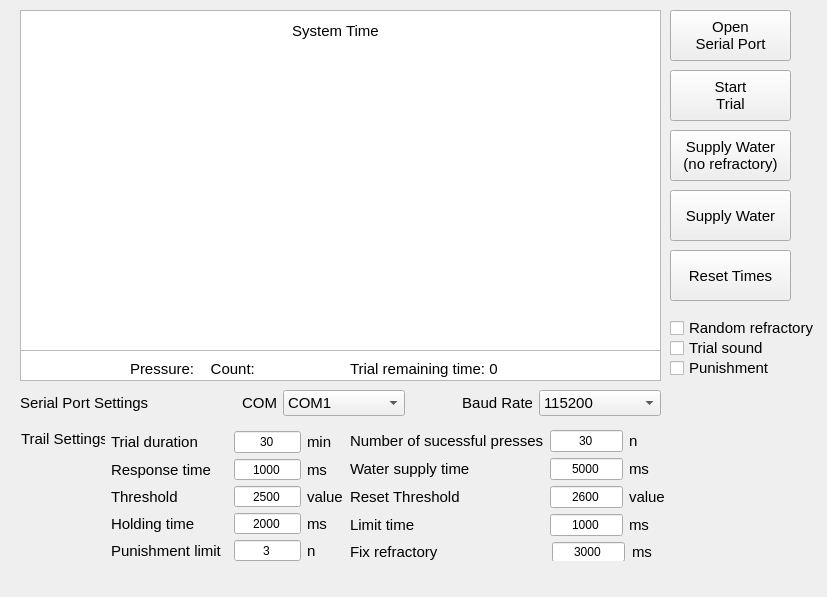
<?xml version="1.0" encoding="UTF-8"?>
<ui version="4.0">
 <class>Widget</class>
 <widget class="QWidget" name="Widget">
  <property name="geometry">
   <rect>
    <x>0</x>
    <y>0</y>
    <width>827</width>
    <height>597</height>
   </rect>
  </property>
  <property name="minimumSize">
   <size>
    <width>827</width>
    <height>597</height>
   </size>
  </property>
  <property name="windowTitle">
   <string>Pressure Lever</string>
  </property>
  <widget class="QPushButton" name="openPort_Button">
   <property name="geometry">
    <rect>
     <x>670</x>
     <y>10</y>
     <width>121</width>
     <height>51</height>
    </rect>
   </property>
   <property name="font">
    <font>
     <family>Arial</family>
     <pointsize>11</pointsize>
    </font>
   </property>
   <property name="text">
    <string>Open
Serial Port</string>
   </property>
  </widget>
  <widget class="QPushButton" name="pushButton_StartTest">
   <property name="geometry">
    <rect>
     <x>670</x>
     <y>70</y>
     <width>121</width>
     <height>51</height>
    </rect>
   </property>
   <property name="font">
    <font>
     <family>Arial</family>
     <pointsize>11</pointsize>
    </font>
   </property>
   <property name="text">
    <string>Start
Trial</string>
   </property>
  </widget>
  <widget class="QGraphicsView" name="graphicsView">
   <property name="geometry">
    <rect>
     <x>20</x>
     <y>10</y>
     <width>641</width>
     <height>371</height>
    </rect>
   </property>
   <property name="font">
    <font>
     <family>Arial</family>
    </font>
   </property>
  </widget>
  <widget class="QCheckBox" name="checkBox_RandomRefractory">
   <property name="geometry">
    <rect>
     <x>670</x>
     <y>320</y>
     <width>151</width>
     <height>16</height>
    </rect>
   </property>
   <property name="font">
    <font>
     <family>Arial</family>
     <pointsize>11</pointsize>
    </font>
   </property>
   <property name="text">
    <string>Random refractory </string>
   </property>
  </widget>
  <widget class="QCheckBox" name="checkBox_CloseSound">
   <property name="geometry">
    <rect>
     <x>670</x>
     <y>340</y>
     <width>151</width>
     <height>16</height>
    </rect>
   </property>
   <property name="font">
    <font>
     <family>Arial</family>
     <pointsize>11</pointsize>
    </font>
   </property>
   <property name="text">
    <string>Trial sound</string>
   </property>
  </widget>
  <widget class="QCheckBox" name="checkBox_Punishment">
   <property name="geometry">
    <rect>
     <x>670</x>
     <y>360</y>
     <width>151</width>
     <height>16</height>
    </rect>
   </property>
   <property name="font">
    <font>
     <family>Arial</family>
     <pointsize>11</pointsize>
    </font>
   </property>
   <property name="text">
    <string>Punishment</string>
   </property>
  </widget>
  <widget class="QPushButton" name="pushButton_GiveWater_noRe">
   <property name="geometry">
    <rect>
     <x>670</x>
     <y>130</y>
     <width>121</width>
     <height>51</height>
    </rect>
   </property>
   <property name="font">
    <font>
     <family>Arial</family>
     <pointsize>11</pointsize>
    </font>
   </property>
   <property name="text">
    <string>Supply Water
(no refractory)</string>
   </property>
  </widget>
  <widget class="QPushButton" name="pushButton_GiveWater">
   <property name="geometry">
    <rect>
     <x>670</x>
     <y>190</y>
     <width>121</width>
     <height>51</height>
    </rect>
   </property>
   <property name="font">
    <font>
     <family>Arial</family>
     <pointsize>11</pointsize>
    </font>
   </property>
   <property name="text">
    <string>Supply Water</string>
   </property>
  </widget>
  <widget class="QPushButton" name="pushButton_Clean">
   <property name="geometry">
    <rect>
     <x>670</x>
     <y>250</y>
     <width>121</width>
     <height>51</height>
    </rect>
   </property>
   <property name="font">
    <font>
     <family>Arial</family>
     <pointsize>11</pointsize>
    </font>
   </property>
   <property name="text">
    <string>Reset Times</string>
   </property>
  </widget>
  <widget class="QLabel" name="label_28">
   <property name="geometry">
    <rect>
     <x>130</x>
     <y>360</y>
     <width>161</width>
     <height>21</height>
    </rect>
   </property>
   <property name="font">
    <font>
     <family>Arial</family>
     <pointsize>11</pointsize>
    </font>
   </property>
   <property name="text">
    <string>Pressure:    Count:</string>
   </property>
   <property name="alignment">
    <set>Qt::AlignLeading|Qt::AlignLeft|Qt::AlignTop</set>
   </property>
  </widget>
  <widget class="QWidget" name="layoutWidget">
   <property name="geometry">
    <rect>
     <x>20</x>
     <y>390</y>
     <width>641</width>
     <height>26</height>
    </rect>
   </property>
   <property name="font">
    <font>
     <family>Arial</family>
    </font>
   </property>
   <layout class="QHBoxLayout" name="horizontalLayout">
    <item>
     <widget class="QLabel" name="SerialPortSettings">
      <property name="font">
       <font>
        <family>Arial</family>
        <pointsize>11</pointsize>
       </font>
      </property>
      <property name="text">
       <string>Serial Port Settings</string>
      </property>
     </widget>
    </item>
    <item>
     <widget class="QLabel" name="label_2">
      <property name="font">
       <font>
        <family>Arial</family>
        <pointsize>11</pointsize>
       </font>
      </property>
      <property name="text">
       <string>COM</string>
      </property>
      <property name="alignment">
       <set>Qt::AlignRight|Qt::AlignTrailing|Qt::AlignVCenter</set>
      </property>
     </widget>
    </item>
    <item>
     <widget class="QComboBox" name="comboBox_com">
      <property name="font">
       <font>
        <family>Arial</family>
        <pointsize>11</pointsize>
       </font>
      </property>
      <property name="toolTipDuration">
       <number>5</number>
      </property>
      <item>
       <property name="text">
        <string>COM1</string>
       </property>
      </item>
      <item>
       <property name="text">
        <string>COM2</string>
       </property>
      </item>
      <item>
       <property name="text">
        <string>COM3</string>
       </property>
      </item>
      <item>
       <property name="text">
        <string>COM4</string>
       </property>
      </item>
      <item>
       <property name="text">
        <string>COM5</string>
       </property>
      </item>
      <item>
       <property name="text">
        <string>COM6</string>
       </property>
      </item>
      <item>
       <property name="text">
        <string>COM7</string>
       </property>
      </item>
      <item>
       <property name="text">
        <string>COM8</string>
       </property>
      </item>
      <item>
       <property name="text">
        <string>COM9</string>
       </property>
      </item>
      <item>
       <property name="text">
        <string>COM10</string>
       </property>
      </item>
     </widget>
    </item>
    <item>
     <widget class="QLabel" name="label_3">
      <property name="font">
       <font>
        <family>Arial</family>
        <pointsize>11</pointsize>
       </font>
      </property>
      <property name="text">
       <string>Baud Rate</string>
      </property>
      <property name="alignment">
       <set>Qt::AlignRight|Qt::AlignTrailing|Qt::AlignVCenter</set>
      </property>
     </widget>
    </item>
    <item>
     <widget class="QComboBox" name="comboBox_baud">
      <property name="font">
       <font>
        <family>Arial</family>
        <pointsize>11</pointsize>
       </font>
      </property>
      <item>
       <property name="text">
        <string>115200</string>
       </property>
      </item>
      <item>
       <property name="text">
        <string>1200</string>
       </property>
      </item>
      <item>
       <property name="text">
        <string>19200</string>
       </property>
      </item>
      <item>
       <property name="text">
        <string>2400</string>
       </property>
      </item>
      <item>
       <property name="text">
        <string>300</string>
       </property>
      </item>
      <item>
       <property name="text">
        <string>38400</string>
       </property>
      </item>
      <item>
       <property name="text">
        <string>430000</string>
       </property>
      </item>
      <item>
       <property name="text">
        <string>4800</string>
       </property>
      </item>
      <item>
       <property name="text">
        <string>56000</string>
       </property>
      </item>
      <item>
       <property name="text">
        <string>57600</string>
       </property>
      </item>
     </widget>
    </item>
   </layout>
  </widget>
  <widget class="QTextEdit" name="textEdit_Result">
   <property name="geometry">
    <rect>
     <x>20</x>
     <y>350</y>
     <width>641</width>
     <height>31</height>
    </rect>
   </property>
   <property name="font">
    <font>
     <family>Arial</family>
    </font>
   </property>
  </widget>
  <widget class="QChartView" name="widget_plot" native="true">
   <property name="geometry">
    <rect>
     <x>40</x>
     <y>40</y>
     <width>600</width>
     <height>300</height>
    </rect>
   </property>
   <property name="sizePolicy">
    <sizepolicy hsizetype="Minimum" vsizetype="Minimum">
     <horstretch>0</horstretch>
     <verstretch>0</verstretch>
    </sizepolicy>
   </property>
   <property name="minimumSize">
    <size>
     <width>600</width>
     <height>300</height>
    </size>
   </property>
   <property name="font">
    <font>
     <family>Arial</family>
    </font>
   </property>
  </widget>
  <widget class="QLabel" name="label_CurrentTime">
   <property name="geometry">
    <rect>
     <x>180</x>
     <y>20</y>
     <width>311</width>
     <height>21</height>
    </rect>
   </property>
   <property name="font">
    <font>
     <family>Arial</family>
     <pointsize>11</pointsize>
    </font>
   </property>
   <property name="text">
    <string>System Time</string>
   </property>
   <property name="alignment">
    <set>Qt::AlignCenter</set>
   </property>
  </widget>
  <widget class="QLabel" name="label_RemainTime">
   <property name="geometry">
    <rect>
     <x>350</x>
     <y>360</y>
     <width>311</width>
     <height>21</height>
    </rect>
   </property>
   <property name="font">
    <font>
     <family>Arial</family>
     <pointsize>11</pointsize>
    </font>
   </property>
   <property name="text">
    <string>Trial remaining time: 0</string>
   </property>
   <property name="alignment">
    <set>Qt::AlignLeading|Qt::AlignLeft|Qt::AlignTop</set>
   </property>
  </widget>
  <widget class="QLabel" name="label_41">
   <property name="geometry">
    <rect>
     <x>21</x>
     <y>431</y>
     <width>84</width>
     <height>16</height>
    </rect>
   </property>
   <property name="font">
    <font>
     <family>Arial</family>
     <pointsize>11</pointsize>
    </font>
   </property>
   <property name="text">
    <string>Trail Settings</string>
   </property>
  </widget>
  <widget class="QWidget" name="layoutWidget">
   <property name="geometry">
    <rect>
     <x>111</x>
     <y>431</y>
     <width>232</width>
     <height>131</height>
    </rect>
   </property>
   <property name="font">
    <font>
     <family>Arial</family>
    </font>
   </property>
   <layout class="QGridLayout" name="gridLayout_2">
    <item row="1" column="5">
     <widget class="QLabel" name="label_61">
      <property name="font">
       <font>
        <family>Arial</family>
        <pointsize>11</pointsize>
       </font>
      </property>
      <property name="text">
       <string>ms</string>
      </property>
     </widget>
    </item>
    <item row="4" column="4">
     <widget class="QLineEdit" name="lineEdit_Trigger">
      <property name="font">
       <font>
        <family>Arial</family>
       </font>
      </property>
      <property name="text">
       <string>2000</string>
      </property>
      <property name="alignment">
       <set>Qt::AlignCenter</set>
      </property>
     </widget>
    </item>
    <item row="6" column="0" colspan="2">
     <widget class="QLabel" name="label_14">
      <property name="font">
       <font>
        <family>Arial</family>
        <pointsize>11</pointsize>
       </font>
      </property>
      <property name="text">
       <string>Punishment limit</string>
      </property>
     </widget>
    </item>
    <item row="0" column="4">
     <widget class="QLineEdit" name="lineEdit_SessionTime">
      <property name="font">
       <font>
        <family>Arial</family>
       </font>
      </property>
      <property name="text">
       <string>30</string>
      </property>
      <property name="alignment">
       <set>Qt::AlignCenter</set>
      </property>
     </widget>
    </item>
    <item row="4" column="5">
     <widget class="QLabel" name="label_101">
      <property name="font">
       <font>
        <family>Arial</family>
        <pointsize>11</pointsize>
       </font>
      </property>
      <property name="text">
       <string>ms</string>
      </property>
     </widget>
    </item>
    <item row="1" column="4">
     <widget class="QLineEdit" name="lineEdit_ResponseTime">
      <property name="font">
       <font>
        <family>Arial</family>
       </font>
      </property>
      <property name="text">
       <string>1000</string>
      </property>
      <property name="alignment">
       <set>Qt::AlignCenter</set>
      </property>
     </widget>
    </item>
    <item row="4" column="0" colspan="3">
     <widget class="QLabel" name="label_6">
      <property name="font">
       <font>
        <family>Arial</family>
        <pointsize>11</pointsize>
       </font>
      </property>
      <property name="text">
       <string>Holding time</string>
      </property>
     </widget>
    </item>
    <item row="3" column="0" colspan="3">
     <widget class="QLabel" name="label_4">
      <property name="font">
       <font>
        <family>Arial</family>
        <pointsize>11</pointsize>
       </font>
      </property>
      <property name="text">
       <string>Threshold</string>
      </property>
     </widget>
    </item>
    <item row="1" column="0">
     <widget class="QLabel" name="label_10">
      <property name="font">
       <font>
        <family>Arial</family>
        <pointsize>11</pointsize>
       </font>
      </property>
      <property name="text">
       <string>Response time</string>
      </property>
     </widget>
    </item>
    <item row="0" column="0">
     <widget class="QLabel" name="label_8">
      <property name="font">
       <font>
        <family>Arial</family>
        <pointsize>11</pointsize>
       </font>
      </property>
      <property name="text">
       <string>Trial duration</string>
      </property>
     </widget>
    </item>
    <item row="3" column="4">
     <widget class="QLineEdit" name="lineEdit_ThresholdTime">
      <property name="font">
       <font>
        <family>Arial</family>
       </font>
      </property>
      <property name="text">
       <string>2500</string>
      </property>
      <property name="alignment">
       <set>Qt::AlignCenter</set>
      </property>
     </widget>
    </item>
    <item row="3" column="5">
     <widget class="QLabel" name="label_81">
      <property name="font">
       <font>
        <family>Arial</family>
        <pointsize>11</pointsize>
       </font>
      </property>
      <property name="text">
       <string>value</string>
      </property>
     </widget>
    </item>
    <item row="0" column="5">
     <widget class="QLabel" name="label_121">
      <property name="font">
       <font>
        <family>Arial</family>
        <pointsize>11</pointsize>
       </font>
      </property>
      <property name="text">
       <string>min</string>
      </property>
     </widget>
    </item>
    <item row="6" column="5">
     <widget class="QLabel" name="label_221">
      <property name="font">
       <font>
        <family>Arial</family>
        <pointsize>11</pointsize>
       </font>
      </property>
      <property name="text">
       <string>n</string>
      </property>
     </widget>
    </item>
    <item row="6" column="4">
     <widget class="QLineEdit" name="lineEdit_PunishmentNum">
      <property name="font">
       <font>
        <family>Arial</family>
       </font>
      </property>
      <property name="text">
       <string>3</string>
      </property>
      <property name="alignment">
       <set>Qt::AlignCenter</set>
      </property>
     </widget>
    </item>
   </layout>
  </widget>
  <widget class="QWidget" name="layoutWidget">
   <property name="geometry">
    <rect>
     <x>350</x>
     <y>430</y>
     <width>381</width>
     <height>131</height>
    </rect>
   </property>
   <property name="font">
    <font>
     <family>Arial</family>
    </font>
   </property>
   <layout class="QGridLayout" name="gridLayout_3">
    <item row="0" column="2">
     <spacer name="horizontalSpacer">
      <property name="font">
       <font>
        <family>Arial</family>
       </font>
      </property>
      <property name="orientation">
       <enum>Qt::Horizontal</enum>
      </property>
      <property name="sizeType">
       <enum>QSizePolicy::Minimum</enum>
      </property>
      <property name="sizeHint" stdset="0">
       <size>
        <width>60</width>
        <height>20</height>
       </size>
      </property>
     </spacer>
    </item>
    <item row="0" column="0" colspan="2">
     <layout class="QGridLayout" name="gridLayout">
      <item row="3" column="2">
       <widget class="QLabel" name="label_15">
        <property name="font">
         <font>
          <family>Arial</family>
          <pointsize>11</pointsize>
         </font>
        </property>
        <property name="text">
         <string>ms</string>
        </property>
       </widget>
      </item>
      <item row="0" column="1">
       <widget class="QLineEdit" name="lineEdit_PressCount">
        <property name="font">
         <font>
          <family>Arial</family>
         </font>
        </property>
        <property name="text">
         <string>30</string>
        </property>
        <property name="alignment">
         <set>Qt::AlignCenter</set>
        </property>
       </widget>
      </item>
      <item row="2" column="1">
       <widget class="QLineEdit" name="lineEdit_ResetThres">
        <property name="font">
         <font>
          <family>Arial</family>
         </font>
        </property>
        <property name="text">
         <string>2600</string>
        </property>
        <property name="alignment">
         <set>Qt::AlignCenter</set>
        </property>
       </widget>
      </item>
      <item row="0" column="2">
       <widget class="QLabel" name="label_141">
        <property name="font">
         <font>
          <family>Arial</family>
          <pointsize>11</pointsize>
         </font>
        </property>
        <property name="text">
         <string>n</string>
        </property>
       </widget>
      </item>
      <item row="3" column="1">
       <widget class="QLineEdit" name="lineEdit_HoldThres">
        <property name="font">
         <font>
          <family>Arial</family>
         </font>
        </property>
        <property name="text">
         <string>1000</string>
        </property>
        <property name="alignment">
         <set>Qt::AlignCenter</set>
        </property>
       </widget>
      </item>
      <item row="1" column="1">
       <widget class="QLineEdit" name="lineEdit_WaterTime">
        <property name="font">
         <font>
          <family>Arial</family>
         </font>
        </property>
        <property name="text">
         <string>5000</string>
        </property>
        <property name="alignment">
         <set>Qt::AlignCenter</set>
        </property>
       </widget>
      </item>
      <item row="2" column="0">
       <widget class="QLabel" name="label_7">
        <property name="font">
         <font>
          <family>Arial</family>
          <pointsize>11</pointsize>
         </font>
        </property>
        <property name="text">
         <string>Reset Threshold</string>
        </property>
       </widget>
      </item>
      <item row="3" column="0">
       <widget class="QLabel" name="label_11">
        <property name="font">
         <font>
          <family>Arial</family>
          <pointsize>11</pointsize>
         </font>
        </property>
        <property name="text">
         <string>Limit time</string>
        </property>
       </widget>
      </item>
      <item row="0" column="0">
       <widget class="QLabel" name="label_9">
        <property name="font">
         <font>
          <family>Arial</family>
          <pointsize>11</pointsize>
         </font>
        </property>
        <property name="text">
         <string>Number of sucessful presses</string>
        </property>
       </widget>
      </item>
      <item row="1" column="2">
       <widget class="QLabel" name="label_201">
        <property name="font">
         <font>
          <family>Arial</family>
          <pointsize>11</pointsize>
         </font>
        </property>
        <property name="text">
         <string>ms</string>
        </property>
       </widget>
      </item>
      <item row="2" column="2">
       <widget class="QLabel" name="label_191">
        <property name="font">
         <font>
          <family>Arial</family>
          <pointsize>11</pointsize>
         </font>
        </property>
        <property name="text">
         <string>value</string>
        </property>
       </widget>
      </item>
      <item row="1" column="0">
       <widget class="QLabel" name="label">
        <property name="font">
         <font>
          <family>Arial</family>
          <pointsize>11</pointsize>
         </font>
        </property>
        <property name="text">
         <string>Water supply time</string>
        </property>
       </widget>
      </item>
     </layout>
    </item>
    <item row="1" column="0">
     <widget class="QLabel" name="label_12">
      <property name="sizePolicy">
       <sizepolicy hsizetype="Fixed" vsizetype="Preferred">
        <horstretch>0</horstretch>
        <verstretch>0</verstretch>
       </sizepolicy>
      </property>
      <property name="font">
       <font>
        <family>Arial</family>
        <pointsize>11</pointsize>
       </font>
      </property>
      <property name="text">
       <string>Fix refractory</string>
      </property>
     </widget>
    </item>
    <item row="1" column="1" colspan="2">
     <widget class="QStackedWidget" name="stackedWidget">
      <property name="font">
       <font>
        <family>Arial</family>
       </font>
      </property>
      <property name="currentIndex">
       <number>0</number>
      </property>
      <widget class="QWidget" name="page">
       <widget class="QLineEdit" name="lineEdit_Refractory">
        <property name="geometry">
         <rect>
          <x>108</x>
          <y>0</y>
          <width>73</width>
          <height>20</height>
         </rect>
        </property>
        <property name="font">
         <font>
          <family>Arial</family>
         </font>
        </property>
        <property name="text">
         <string>3000</string>
        </property>
        <property name="alignment">
         <set>Qt::AlignCenter</set>
        </property>
       </widget>
       <widget class="QLabel" name="label_241">
        <property name="geometry">
         <rect>
          <x>188</x>
          <y>0</y>
          <width>34</width>
          <height>20</height>
         </rect>
        </property>
        <property name="font">
         <font>
          <family>Arial</family>
          <pointsize>11</pointsize>
         </font>
        </property>
        <property name="text">
         <string>ms</string>
        </property>
       </widget>
      </widget>
      <widget class="QWidget" name="page_2">
       <widget class="QWidget" name="layoutWidget">
        <property name="geometry">
         <rect>
          <x>0</x>
          <y>0</y>
          <width>381</width>
          <height>23</height>
         </rect>
        </property>
        <property name="font">
         <font>
          <family>Arial</family>
         </font>
        </property>
        <layout class="QHBoxLayout" name="horizontalLayout_3">
         <item>
          <widget class="QLabel" name="label_5">
           <property name="font">
            <font>
             <family>Arial</family>
             <pointsize>11</pointsize>
            </font>
           </property>
           <property name="text">
            <string>Max</string>
           </property>
          </widget>
         </item>
         <item>
          <widget class="QLineEdit" name="lineEdit_RandomRefractoryMax">
           <property name="sizePolicy">
            <sizepolicy hsizetype="Minimum" vsizetype="Fixed">
             <horstretch>0</horstretch>
             <verstretch>0</verstretch>
            </sizepolicy>
           </property>
           <property name="minimumSize">
            <size>
             <width>0</width>
             <height>0</height>
            </size>
           </property>
           <property name="font">
            <font>
             <family>Arial</family>
            </font>
           </property>
           <property name="text">
            <string>2500</string>
           </property>
           <property name="alignment">
            <set>Qt::AlignCenter</set>
           </property>
          </widget>
         </item>
         <item>
          <widget class="QLabel" name="label_13">
           <property name="font">
            <font>
             <family>Arial</family>
             <pointsize>11</pointsize>
            </font>
           </property>
           <property name="text">
            <string>Min</string>
           </property>
          </widget>
         </item>
         <item>
          <widget class="QLineEdit" name="lineEdit_RandomRefractoryMin">
           <property name="font">
            <font>
             <family>Arial</family>
            </font>
           </property>
           <property name="text">
            <string>0</string>
           </property>
           <property name="alignment">
            <set>Qt::AlignCenter</set>
           </property>
          </widget>
         </item>
         <item>
          <widget class="QLabel" name="label_16">
           <property name="font">
            <font>
             <family>Arial</family>
             <pointsize>11</pointsize>
            </font>
           </property>
           <property name="text">
            <string>Now</string>
           </property>
          </widget>
         </item>
         <item>
          <widget class="QLineEdit" name="lineEdit_RandomRefractory">
           <property name="font">
            <font>
             <family>Arial</family>
            </font>
           </property>
           <property name="text">
            <string>0</string>
           </property>
           <property name="alignment">
            <set>Qt::AlignCenter</set>
           </property>
          </widget>
         </item>
         <item>
          <widget class="QLabel" name="label_17">
           <property name="font">
            <font>
             <family>Arial</family>
             <pointsize>11</pointsize>
            </font>
           </property>
           <property name="text">
            <string>ms</string>
           </property>
          </widget>
         </item>
        </layout>
       </widget>
      </widget>
     </widget>
    </item>
   </layout>
  </widget>
  <widget class="QWidget" name="verticalLayoutWidget">
   <property name="geometry">
    <rect>
     <x>35</x>
     <y>40</y>
     <width>611</width>
     <height>311</height>
    </rect>
   </property>
   <property name="font">
    <font>
     <family>Arial</family>
    </font>
   </property>
   <layout class="QVBoxLayout" name="verticalLayout"/>
  </widget>
  <zorder>label_41</zorder>
  <zorder>layoutWidget</zorder>
  <zorder>openPort_Button</zorder>
  <zorder>pushButton_StartTest</zorder>
  <zorder>graphicsView</zorder>
  <zorder>checkBox_RandomRefractory</zorder>
  <zorder>checkBox_CloseSound</zorder>
  <zorder>checkBox_Punishment</zorder>
  <zorder>pushButton_GiveWater_noRe</zorder>
  <zorder>pushButton_GiveWater</zorder>
  <zorder>pushButton_Clean</zorder>
  <zorder>layoutWidget</zorder>
  <zorder>layoutWidget</zorder>
  <zorder>textEdit_Result</zorder>
  <zorder>label_28</zorder>
  <zorder>widget_plot</zorder>
  <zorder>label_CurrentTime</zorder>
  <zorder>label_RemainTime</zorder>
  <zorder>verticalLayoutWidget</zorder>
 </widget>
 <customwidgets>
  <customwidget>
   <class>QChartView</class>
   <extends>QWidget</extends>
   <header location="global">qchartview.h</header>
   <container>1</container>
  </customwidget>
 </customwidgets>
 <resources/>
 <connections/>
</ui>
